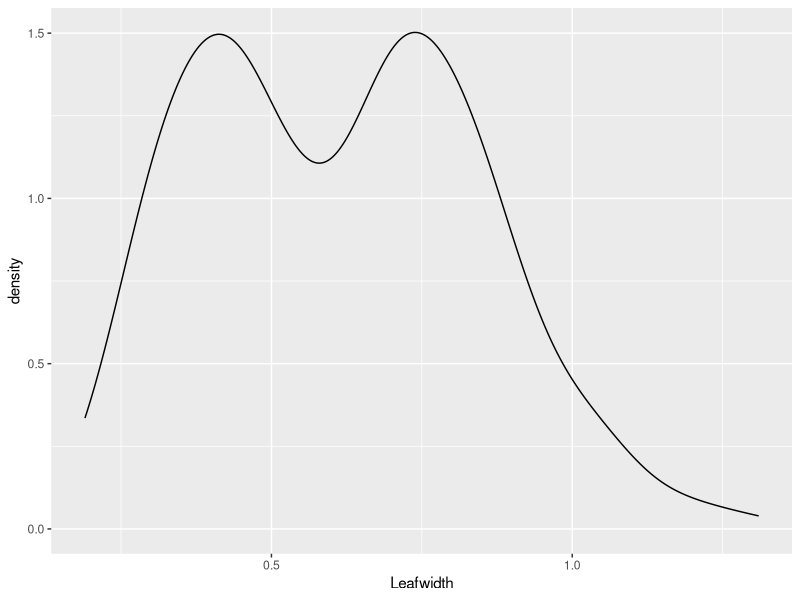

This chart was generated by the following R code:
#+ Read library, include = FALSE
library(tidyverse)
library(ggplot2)

#+ Read data and Pivot to plotting format
trait_dat <- read.csv("../Raw_data.csv", header = TRUE)

trait_dat %>%
  mutate(Belowground_dry_mass1 = as.numeric(Belowground_dry_mass1)) %>%
  select(!ends_with("photo.") & !contains("note") &
          !Pack & 
          !Aboveground_dry_mass3 &
          !Belowground_dry_mass3 &
          !Flower_seed) %>%
  pivot_longer(cols = Canopyheight_1:Internodelength_10,
               names_to = c(".value", "trials"),
               names_sep = "_" ) -> trait_long_dat

ggplot(data = trait_long_dat[trait_long_dat$abb=="HUN", ]) +
  geom_density(aes(x=Leafwidth))
